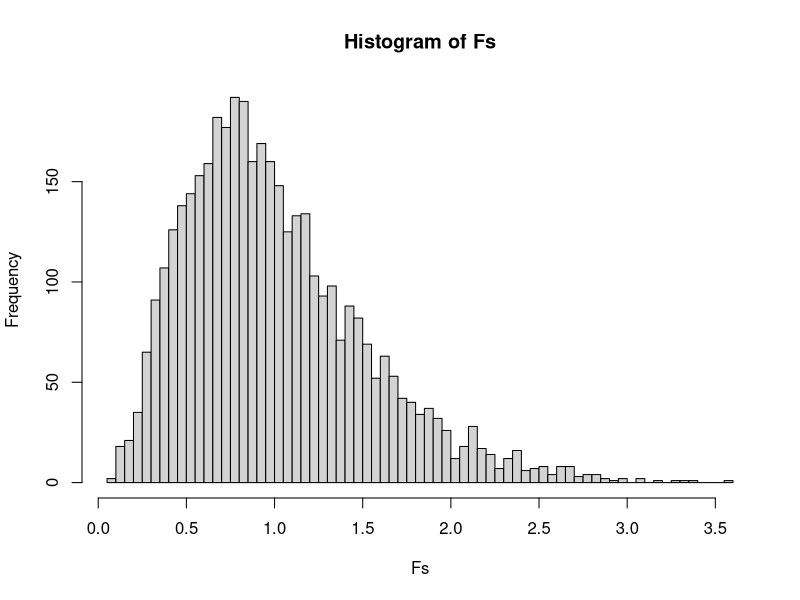
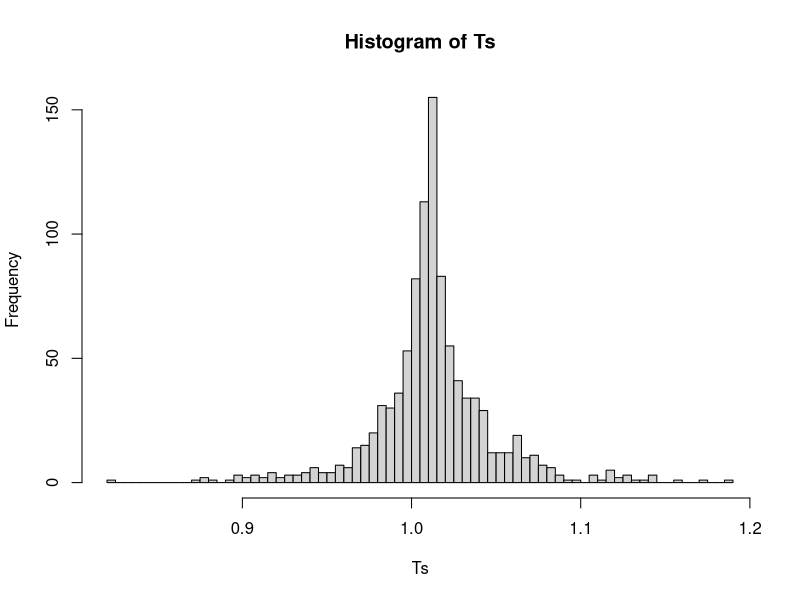
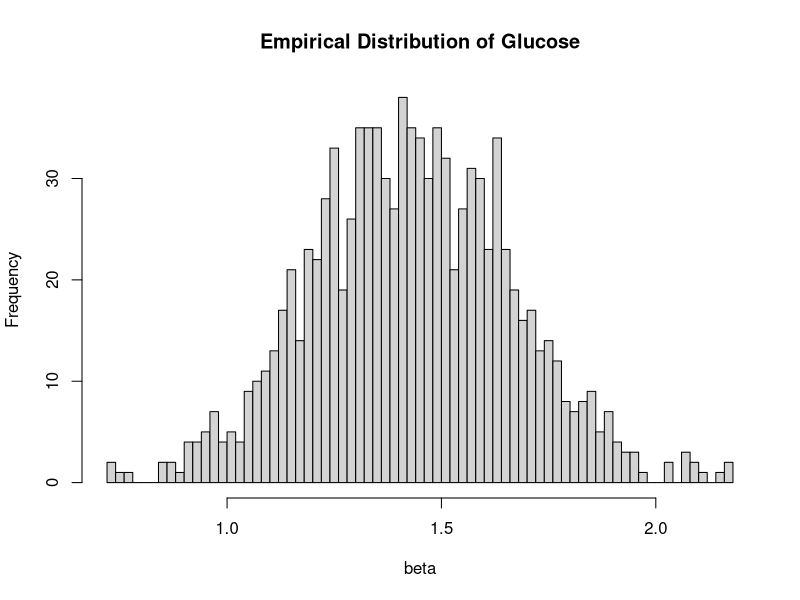

Recreate these plots in R, in order.
# read data
pima <- read.csv('pima.csv')

# remove missing values 
pima <- pima[complete.cases(pima), ]

# F test for model comparison
lm.model <- lm(insulin~., data = pima)
null.model <- lm(insulin~1, data=pima)
anova(null.model, lm.model)
summary(lm.model)

# Full RSS
rss.full <- deviance(lm.model)

# Null RSS
rss.null <- deviance(null.model)

# Full df
df.full <- df.residual(lm.model)

# Null df
df.null <- df.residual(null.model)

# manually perform F test
F.stat <- ((rss.null - rss.full)/(df.null - df.full)) / (rss.full/df.full)
p <- 9
q <- 1
n <- 392
p.value <- 1 - pf(F.stat, p-q, n-p)
p.value

# Test a Pair of Predictors
pima <- read.csv('pima.csv')
pima <- pima[complete.cases(pima), ]
lm.model <- lm(insulin~., data = pima)
small.model <- lm(insulin~pregnant+diastolic+triceps+diabetes+age+test, data=pima)
anova(small.model, lm.model)


# Test relationship of two predictors
pima <- read.csv('pima.csv')
pima <- pima[complete.cases(pima), ]
lm.model <- lm(insulin~., data = pima)
small.model <- lm(insulin~I(glucose+bmi)+pregnant+diastolic+triceps+diabetes+age+test, data=pima)
anova(small.model, lm.model)

summary(lm.model)

# Test a subspace
pima <- read.csv('pima.csv')
pima <- pima[complete.cases(pima), ]
lm.model <- lm(insulin~., data = pima)
small.model <- lm(insulin~offset(2*glucose)+bmi+pregnant+diastolic+triceps+diabetes+age+test, data=pima)
anova(small.model, lm.model)



######################################################
# permutation F test
######################################################
# orginal F test
lm.model <- lm(insulin~., data = pima)
summary(lm.model)
summary(lm.model)$fstat
summary(lm.model)$fstat[1]
F.original <- summary(lm.model)$fstat[1]

# set random seed to keep result same
set.seed(123)

# empty vector to save each permutation F statistic
Fs <- c()

# repeat by 4000 times
for(i in 1:4000){
  # linear regression on shuffled response
  lm.model <- lm(sample(insulin)~., data = pima)
  # save permutation F statistic
  Fs[i] <- summary(lm.model)$fstat[1]
}

# Calculate the proportion of less than the original F statistics
mean(Fs > F.original)
hist(Fs, breaks = 100)

######################################################
# permutation T test
######################################################
# orginal t test for tricepts
lm.model <- lm(insulin~., data = pima)
summary(lm.model)
summary(lm.model)$coef[5,]
T.original <- summary(lm.model)$coef[5,3]

# set random seed to keep result same
set.seed(123)

# empty vector to save each permutation F statistic
Ts <- c()

for(i in 1:1000){
  # linear regression on shuffled pregnant
  lm.model <- lm(insulin~glucose+bmi+pregnant+diastolic+sample(triceps)+diabetes+age+test, data = pima)
  # save permutation T statistic
  Ts[i] <-  summary(lm.model)$coef[5,3]
}

# Calculate the proportion of less than the original F statistics
mean(abs(Ts) > abs(T.original))
hist(Ts, breaks = 100)


# confidence interval
pima <- read.csv('pima.csv')
pima <- pima[complete.cases(pima), ]
lm.model <- lm(insulin~., data = pima)
summary(lm.model)

# 95% CI for glucose
2.16735 + c(-1,1) * qnorm(0.975) * 0.18957

# 99% CI for glucose
2.16735 + c(-1,1) * qnorm(0.995) * 0.18957

# 95% CI for bmi
2.11882 + c(-1,1) * qnorm(0.975) * 0.97538

# 99% CI for bmi
2.11882 + c(-1,1) * qnorm(0.995) * 0.97538

# 95% CI for age
1.03011 + c(-1,1) * qnorm(0.975) * 0.69809

# automatic CI
confint(lm.model, level = 0.95)
confint(lm.model, level = 0.99)


# boostrap CI for glucose
set.seed(2022)
beta <- c()
for(i in 1:1000){
  index <- sample(392, replace = T)
  pima.bootstrap <- pima[index,]
  lm.model <- lm(insulin~., data = pima.bootstrap)
  beta[i] <- coef(lm.model)[3]
}
hist(beta, breaks = 100, main='Empirical Distribution of Glucose')
quantile(beta, c(0.025, 0.975))


